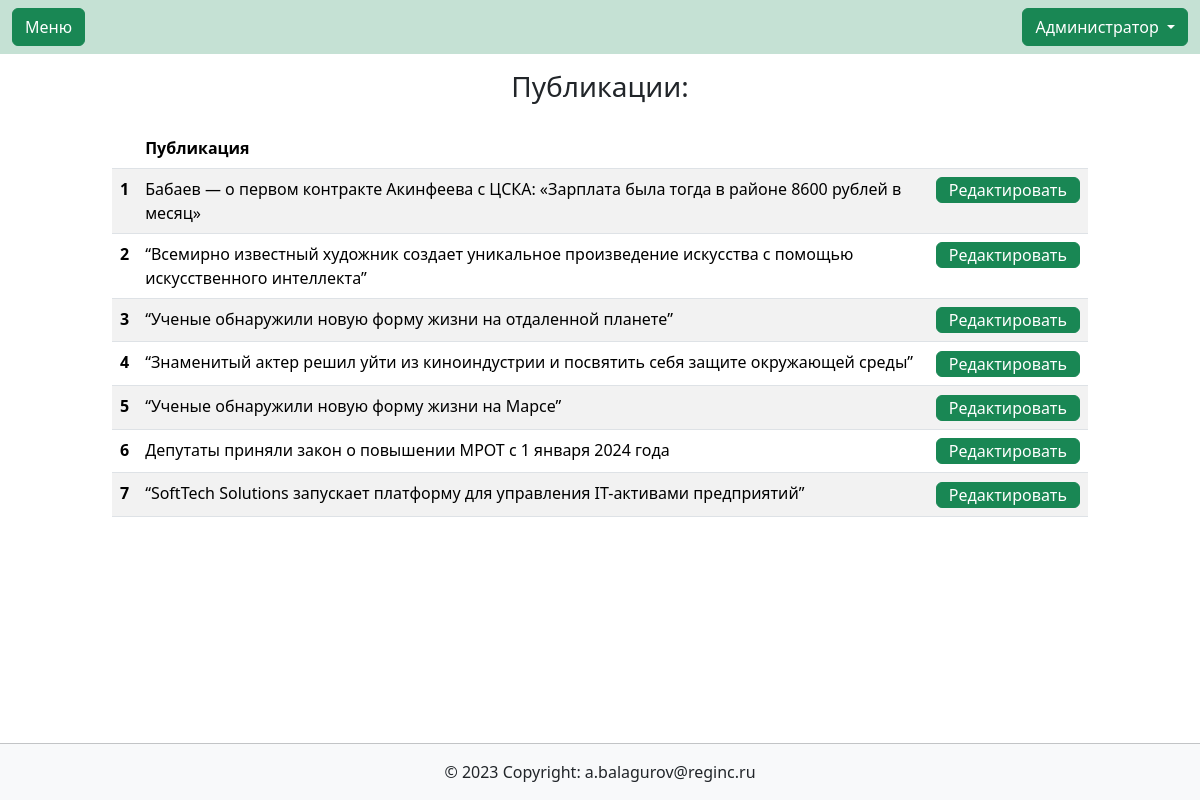
The app's page /contentmanagment/newslist/ (signed in), older data.
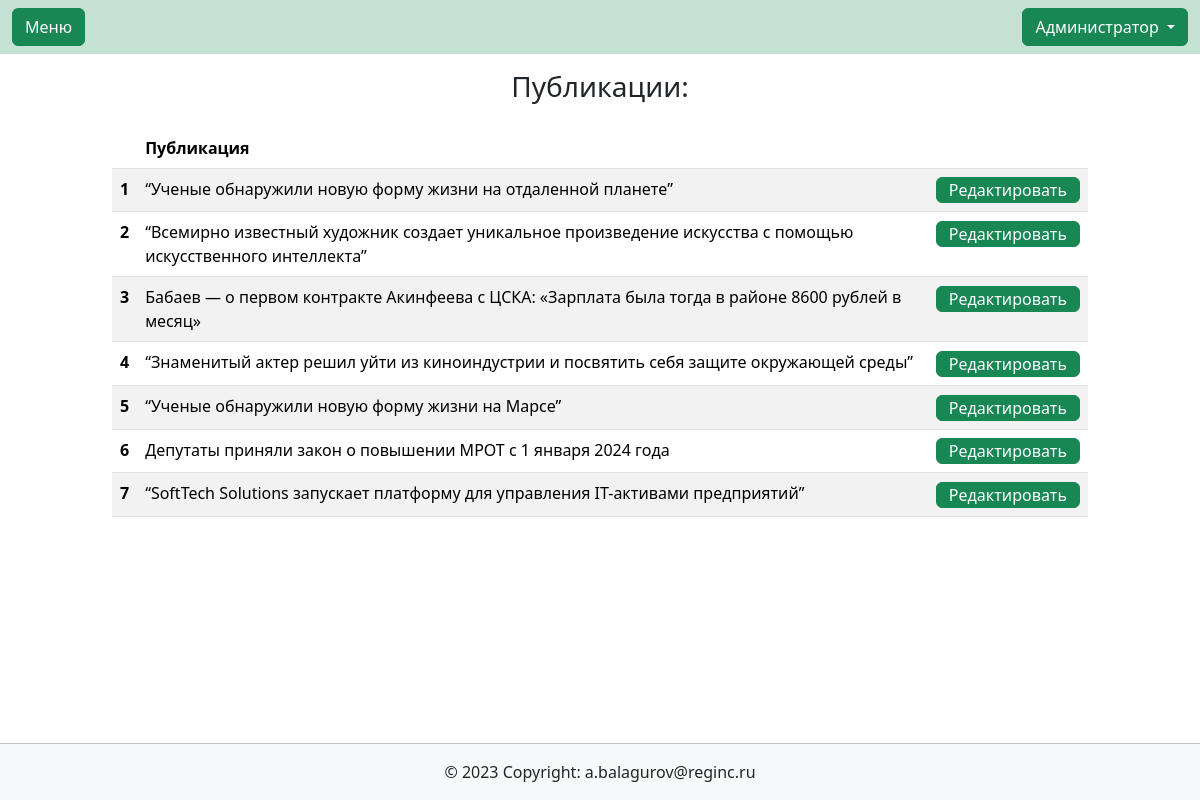
The same page, newer data.
### main/models.py (models this page shows, shortened)
class NewsModel(models.Model):
    tags = models.ManyToManyField('TagsModel',blank=True, related_name='Тэги')
    autor = models.ForeignKey(User, on_delete=models.PROTECT)
    name = models.CharField(max_length=150, blank=True)
    description = models.TextField(blank=True)
    date_pub = models.DateTimeField(auto_now=True)
    show_news = models.BooleanField(default=True)
    class Meta:
        verbose_name_plural = 'Новости'

### contentmanagment/views.py (the view)
# urls.py: path('newslist/', views.newschange, name='news-list'),
def newschange(request):
    newslist = NewsModel.objects.filter(autor=request.user).order_by('-date_pub')
    context = {'newslist': newslist}
    return render(request, 'contentmanagment/newslist.html', context)

### contentmanagment/templates/contentmanagment/newslist.html (shortened to what this page needs)
{% extends  'base.html' %}
{% block content %}
    <h3 class="text-center py-3">Публикации:</h3>
    <div class="container col-12 col-md-10">
    <table class="table table-striped">
        <thead>
          <tr>
            <th scope="col"></th>
            <th scope="col">Публикация</th>
            <th scope="col"></th>
          </tr>
        </thead>
        <tbody>
        {% for news in newslist %}
            <tr class="my-auto align-items-center">
                <th scope="row" class="my-auto">{{ forloop.counter }}</th>
                <td class="my-auto align-items-center">{{ news.name }}</td>
                <td class="my-auto"><a class="btn btn-success my-0 py-0" href="{% url 'contentmanagment:addNews' news.id %}">Редактировать</a></td>
            </tr>
        {% endfor %}
        </tbody>
    </table>
</div>
{% endblock content %}

Row changes from the older to the newer data that the page shows:
changed NewsModel "“Ученые обнаружили новую форму жизни на отдаленной планете”": moves up the list
changed NewsModel (number 2 of 7 on the later page): moves down the list
